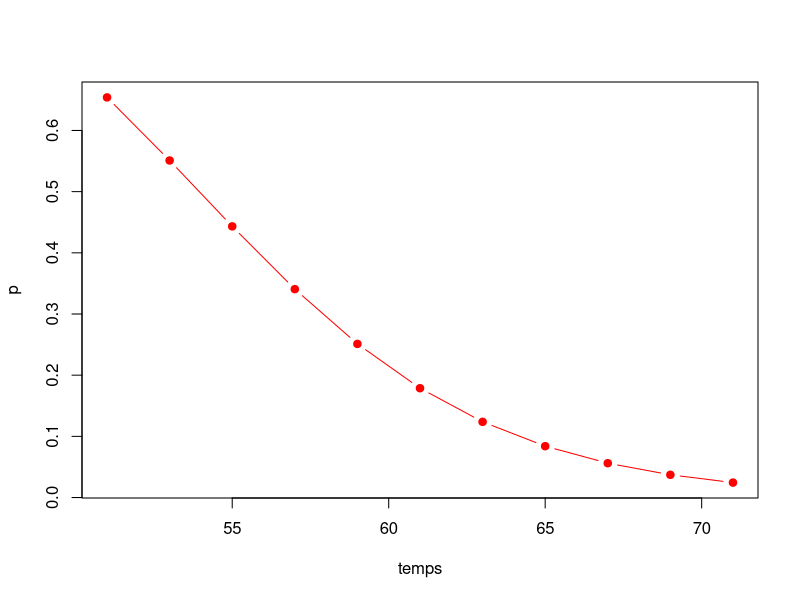

R code for this plot:
## ---- chunk 1
knitr::opts_chunk$set(echo = TRUE)
## ---- chunk 2
y = 18.93 - 9.11 * 0 + 3.10 * 1 + 2.15 * 1
# Residual = Observed value - Predicted value 
e = 2 - y
## ---- chunk 3
r2 <- 1 - 240.57 / 264.17
## ---- chunk 4
adj_r2 <- 1 - (240.57 / 264.17) * ((146-1)/(146-3-1))
## ---- chunk 5
#probability of damaged O-rings at zero degrees
p_i_0 = exp(11.663)/(1+exp(11.663))
p_i_0
#probability of damaged O-rings at 50 degrees
p_i_50 = exp(11.663-0.2162*50)/(1+exp(11.663-0.2162*50))
p_i_50
#probability of damaged O-rings at 55 degrees
p_i_55 = exp(11.663-0.2162*55)/(1+exp(11.663-0.2162*55))
p_i_55
#probability of damaged O-rings at 60 degrees
p_i_60 = exp(11.663-0.2162*60)/(1+exp(11.663-0.2162*60))
p_i_60

## ---- chunk 6
#probability of damaged O-rings at 51 degrees
p_i_51 = exp(11.663-0.2162*51)/(1+exp(11.663-0.2162*51))
#probability of damaged O-rings at 53 degrees
p_i_53 = exp(11.663-0.2162*53)/(1+exp(11.663-0.2162*53))
#probability of damaged O-rings at 55 degrees
p_i_55 = exp(11.663-0.2162*55)/(1+exp(11.663-0.2162*55))
## ---- chunk 7
temps <- c(seq(51, 71, 2))
p <- exp(11.663-0.2162*temps)/(1+exp(11.663-0.2162*temps))
plot(data.frame(temps, p), type = "b", pch = 19, col = "red")
